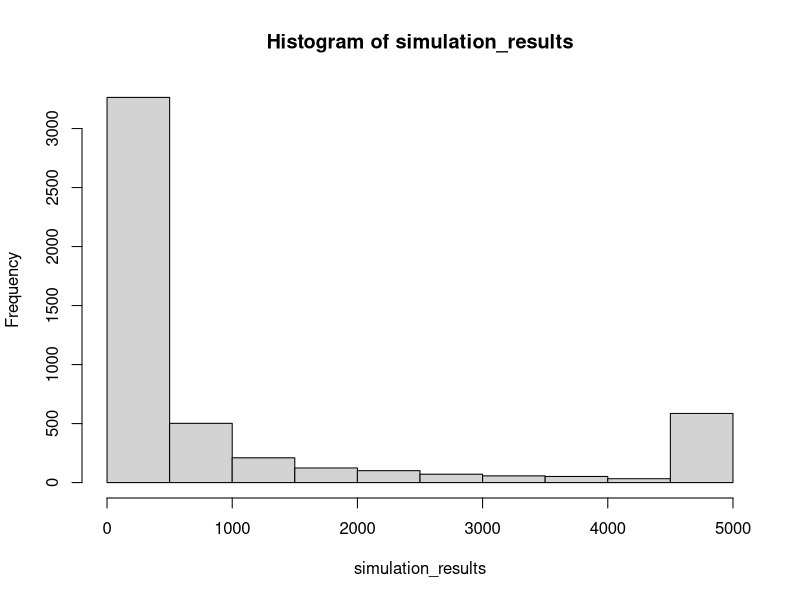

R code for this plot:
## ---- chunk 1
## numbers >= 10^5 will be denoted in scientific notation,
## and rounded to 2 digits
options(scipen = 3, digits = 3)
## ---- chunk 2
rm(list=ls())
gc(reset=TRUE)

set.seed(1)

gamblers_ruin = function(bankroll, bet, 
                         iteration_limit = 5000, threshold = 0.5){
  iteration_n = 1 #start counting iterations
  
  while(bankroll > 0 ){ #keep doing this while you have positive funds
    
    if(bankroll < bet){break} #stop when busted = your bankroll is lower than your bet
    if(iteration_n>=iteration_limit){break} #stop when iterations reach iteration_limit (5000 default hands)
    
    win=isTRUE(runif(1) > threshold) #win whenever you draw a number larger than threshold (.5 for fair game)
    if(win==T){ #win
      bankroll = bankroll + bet #increase bankroll
    } else{ #lose
      bankroll = bankroll - bet #decrease bankroll
    }
    iteration_n = iteration_n + 1
  }
    return(iteration_n)
}

#assumptions
  initial_bankroll = 1000
  initial_bet = 100
  simulations = 5000
#simulation results
simulation_results=replicate(simulations, gamblers_ruin(initial_bankroll, initial_bet))

prob_bust_100 = length(which(simulation_results<=100))/simulations #check in how many instances we reach 100 or less games before going bust, divide by total number of games
prob_bust_500 = length(which(simulation_results<=500))/simulations #same, but 500 games

mean_time_bust = mean(simulation_results) #mean time you go bust, given that you go bust within the first 5000 hands
median_time_bust = median(simulation_results)

print(paste("1.a:", prob_bust_100, "1.b:", prob_bust_500, "1.c:", mean_time_bust))
histogram = hist(simulation_results)

